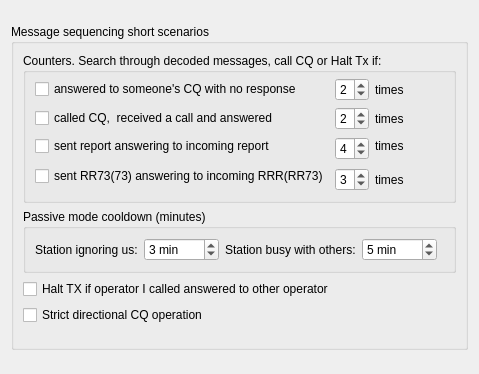
     <widget class="QWidget" name="sequencing_tab">
      <attribute name="title">
       <string>Sequencing</string>
      </attribute>
      <layout class="QGridLayout" name="gridLayout_41">
       <item row="0" column="0">
        <layout class="QVBoxLayout" name="verticalLayout_18">
         <item>
          <spacer name="verticalSpacer_15">
           <property name="orientation">
            <enum>Qt::Vertical</enum>
           </property>
           <property name="sizeType">
            <enum>QSizePolicy::Preferred</enum>
           </property>
           <property name="sizeHint" stdset="0">
            <size>
             <width>13</width>
             <height>13</height>
            </size>
           </property>
          </spacer>
         </item>
         <item>
          <widget class="QGroupBox" name="groupBox_9">
           <property name="title">
            <string>Message sequencing short scenarios</string>
           </property>
           <layout class="QGridLayout" name="gridLayout_40">
            <item row="0" column="0">
             <layout class="QVBoxLayout" name="verticalLayout_15">
              <item>
               <widget class="QGroupBox" name="groupBox_11">
                <property name="toolTip">
                 <string>&lt;html&gt;&lt;head/&gt;&lt;body&gt;&lt;p&gt;AutoSeq 1..3: call CQ when counter is reached. AutoSeq 6/7: search through decoded messages for any valid 'CQ' or '73' message, call CQ if there no such messages found. Halt Tx if Single Shot QSO option is enabled in AutoSeq tab.&lt;/p&gt;&lt;/body&gt;&lt;/html&gt;</string>
                </property>
                <property name="title">
                 <string>Counters. Search through decoded messages, call CQ or Halt Tx if:</string>
                </property>
                <layout class="QGridLayout" name="gridLayout_36">
                 <property name="topMargin">
                  <number>5</number>
                 </property>
                 <item row="0" column="0">
                  <layout class="QHBoxLayout" name="horizontalLayout_37">
                   <item>
                    <layout class="QGridLayout" name="gridLayout_34">
                     <item row="0" column="1">
                      <widget class="QSpinBox" name="sbAnswerCQCounter">
                       <property name="enabled">
                        <bool>true</bool>
                       </property>
                       <property name="minimum">
                        <number>1</number>
                       </property>
                       <property name="maximum">
                        <number>5</number>
                       </property>
                       <property name="value">
                        <number>2</number>
                       </property>
                      </widget>
                     </item>
                     <item row="0" column="2">
                      <widget class="QLabel" name="label_23">
                       <property name="enabled">
                        <bool>true</bool>
                       </property>
                       <property name="text">
                        <string>times</string>
                       </property>
                      </widget>
                     </item>
                     <item row="1" column="0">
                      <widget class="QCheckBox" name="answerInCallCount_checkBox">
                       <property name="enabled">
                        <bool>true</bool>
                       </property>
                       <property name="toolTip">
                        <string/>
                       </property>
                       <property name="text">
                        <string>called CQ,  received a call and answered</string>
                       </property>
                      </widget>
                     </item>
                     <item row="1" column="1">
                      <widget class="QSpinBox" name="sbAnswerInCallCounter">
                       <property name="enabled">
                        <bool>true</bool>
                       </property>
                       <property name="minimum">
                        <number>1</number>
                       </property>
                       <property name="maximum">
                        <number>5</number>
                       </property>
                       <property name="value">
                        <number>2</number>
                       </property>
                      </widget>
                     </item>
                     <item row="1" column="2">
                      <widget class="QLabel" name="label_26">
                       <property name="enabled">
                        <bool>true</bool>
                       </property>
                       <property name="text">
                        <string>times</string>
                       </property>
                      </widget>
                     </item>
                     <item row="2" column="1" rowspan="2">
                      <widget class="QSpinBox" name="sbSentRReportCounter">
                       <property name="enabled">
                        <bool>true</bool>
                       </property>
                       <property name="minimum">
                        <number>1</number>
                       </property>
                       <property name="maximum">
                        <number>5</number>
                       </property>
                       <property name="value">
                        <number>4</number>
                       </property>
                      </widget>
                     </item>
                     <item row="2" column="2">
                      <widget class="QLabel" name="label_27">
                       <property name="enabled">
                        <bool>true</bool>
                       </property>
                       <property name="text">
                        <string>times</string>
                       </property>
                      </widget>
                     </item>
                     <item row="3" column="0" rowspan="2">
                      <widget class="QCheckBox" name="sentRR7373Count_checkBox">
                       <property name="enabled">
                        <bool>true</bool>
                       </property>
                       <property name="text">
                        <string>sent RR73(73) answering to incoming RRR(RR73)</string>
                       </property>
                      </widget>
                     </item>
                     <item row="4" column="1">
                      <widget class="QSpinBox" name="sbSentRR7373Counter">
                       <property name="enabled">
                        <bool>true</bool>
                       </property>
                       <property name="minimum">
                        <number>1</number>
                       </property>
                       <property name="maximum">
                        <number>5</number>
                       </property>
                       <property name="value">
                        <number>3</number>
                       </property>
                      </widget>
                     </item>
                     <item row="4" column="2">
                      <widget class="QLabel" name="label_28">
                       <property name="enabled">
                        <bool>true</bool>
                       </property>
                       <property name="text">
                        <string>times</string>
                       </property>
                      </widget>
                     </item>
                     <item row="0" column="0">
                      <widget class="QCheckBox" name="answerCQCount_checkBox">
                       <property name="enabled">
                        <bool>true</bool>
                       </property>
                       <property name="toolTip">
                        <string/>
                       </property>
                       <property name="text">
                        <string>answered to someone's CQ with no response</string>
                       </property>
                      </widget>
                     </item>
                     <item row="2" column="0">
                      <widget class="QCheckBox" name="sentRReportCount_checkBox">
                       <property name="enabled">
                        <bool>true</bool>
                       </property>
                       <property name="toolTip">
                        <string/>
                       </property>
                       <property name="text">
                        <string>sent report answering to incoming report</string>
                       </property>
                      </widget>
                     </item>
                    </layout>
                   </item>
                   <item>
                    <spacer name="horizontalSpacer_30">
                     <property name="orientation">
                      <enum>Qt::Horizontal</enum>
                     </property>
                     <property name="sizeHint" stdset="0">
                      <size>
                       <width>40</width>
                       <height>20</height>
                      </size>
                     </property>
                    </spacer>
                   </item>
                  </layout>
                 </item>
                </layout>
               </widget>
              </item>
              <item>
               <widget class="QGroupBox" name="passiveModeGroup">
                <property name="title">
                 <string>Passive mode cooldown (minutes)</string>
                </property>
                <layout class="QHBoxLayout" name="passiveModeLayout">
                 <item>
                  <widget class="QLabel" name="labelCooldownIgnored">
                   <property name="text">
                    <string>Station ignoring us:</string>
                   </property>
                  </widget>
                 </item>
                 <item>
                  <widget class="QSpinBox" name="sbCooldownIgnored">
                   <property name="minimum">
                    <number>1</number>
                   </property>
                   <property name="maximum">
                    <number>30</number>
                   </property>
                   <property name="value">
                    <number>3</number>
                   </property>
                   <property name="suffix">
                    <string> min</string>
                   </property>
                  </widget>
                 </item>
                 <item>
                  <widget class="QLabel" name="labelCooldownBusy">
                   <property name="text">
                    <string>Station busy with others:</string>
                   </property>
                  </widget>
                 </item>
                 <item>
                  <widget class="QSpinBox" name="sbCooldownBusy">
                   <property name="minimum">
                    <number>1</number>
                   </property>
                   <property name="maximum">
                    <number>30</number>
                   </property>
                   <property name="value">
                    <number>5</number>
                   </property>
                   <property name="suffix">
                    <string> min</string>
                   </property>
                  </widget>
                 </item>
                 <item>
                  <spacer name="passiveModeSpacer">
                   <property name="orientation">
                    <enum>Qt::Horizontal</enum>
                   </property>
                  </spacer>
                 </item>
                </layout>
               </widget>
              </item>
              <item>
               <layout class="QHBoxLayout" name="horizontalLayout_27">
                <item>
                 <layout class="QGridLayout" name="gridLayout_33">
                  <item row="4" column="0">
                   <widget class="QCheckBox" name="haltTxReplyOther_checkBox">
                    <property name="enabled">
                     <bool>true</bool>
                    </property>
                    <property name="toolTip">
                     <string>&lt;html&gt;&lt;head/&gt;&lt;body&gt;&lt;p&gt;This option is being used for non-overlapping spectra scenario. Tx will be halted if spectra have common frequencies with no respect to this setting.&lt;/p&gt;&lt;/body&gt;&lt;/html&gt;</string>
                    </property>
                    <property name="text">
                     <string>Halt TX if operator I called answered to other operator</string>
                    </property>
                   </widget>
                  </item>
                  <item row="5" column="0">
                   <widget class="QCheckBox" name="strictDirCQ_checkBox">
                    <property name="toolTip">
                     <string>&lt;html&gt;&lt;head/&gt;&lt;body&gt;&lt;p&gt;By default autoselection ignoring received/transmitted direction of CQ if there is a valid 'new DXCC' message decoded, either incoming call or selection from decoded CQ/73 messages. This option eliminates 'new DXCC' exception in autoselection for directional CQ processing.&lt;/p&gt;&lt;/body&gt;&lt;/html&gt;</string>
                    </property>
                    <property name="text">
                     <string>Strict directional CQ operation</string>
                    </property>
                   </widget>
                  </item>
                 </layout>
                </item>
                <item>
                 <spacer name="horizontalSpacer_17">
                  <property name="orientation">
                   <enum>Qt::Horizontal</enum>
                  </property>
                  <property name="sizeHint" stdset="0">
                   <size>
                    <width>13</width>
                    <height>20</height>
                   </size>
                  </property>
                 </spacer>
                </item>
               </layout>
              </item>
              <item>
               <spacer name="verticalSpacer_18">
                <property name="orientation">
                 <enum>Qt::Vertical</enum>
                </property>
                <property name="sizeHint" stdset="0">
                 <size>
                  <width>13</width>
                  <height>13</height>
                 </size>
                </property>
               </spacer>
              </item>
             </layout>
            </item>
           </layout>
          </widget>
         </item>
         <item>
          <spacer name="verticalSpacer_11">
           <property name="orientation">
            <enum>Qt::Vertical</enum>
           </property>
           <property name="sizeHint" stdset="0">
            <size>
             <width>13</width>
             <height>13</height>
            </size>
           </property>
          </spacer>
         </item>
        </layout>
       </item>
      </layout>
     </widget>
